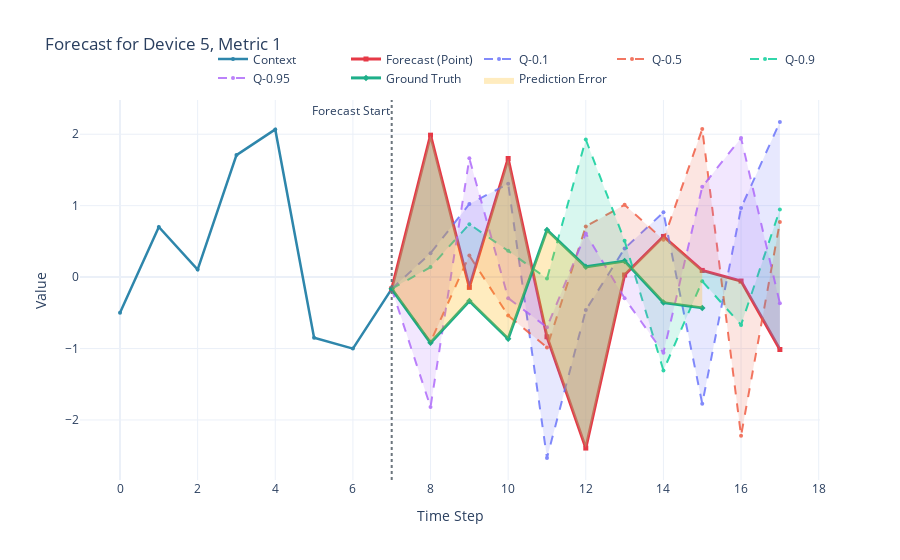

The notebook cell saved with this chart:
### Code cell
batch, devices, metrics, _ = context.shape

batch_id = random.randint(0, batch - 1)
metric_id, device_id = random.randint(0, metrics - 1), random.randint(0, devices - 1)

# Select specific batch, device, and metric for visualization
t_context = context[batch_id, device_id, metric_id, :]
t_forecast = forecasts.point_predictions[batch_id, device_id, metric_id, :]
t_quantiles = forecasts.quantile_predictions[:, batch_id, device_id, metric_id, :]
t_ground_truth = ground_truth[batch_id, device_id, metric_id, :]


fig = go.Figure()

plot_forecast(
    context=t_context,
    forecasts=t_forecast,
    quantile_forecasts=t_quantiles,
    quantiles=config.quantiles,
    ground_truth=t_ground_truth,
    fig=fig,
    title=f"Forecast for Device {device_id}, Metric {metric_id}",
)

### Figure 1 — Plotly figure (JSON) as saved in the notebook; plotly's stock layout.template omitted (floating-point values rounded to 4 significant figures)
{"data": [{"line": {"color": "#2E86AB", "width": 2.5}, "marker": {"size": 4}, "mode": "lines+markers", "name": "Context", "type": "scatter", "x": [0, 1, 2, 3, 4, 5, 6, 7], "y": [-0.4979, 0.7021, 0.1051, 1.708, 2.068, -0.8496, -1.001, -0.1649]}, {"line": {"color": "#E63946", "width": 3}, "marker": {"size": 5, "symbol": "square"}, "mode": "lines+markers", "name": "Forecast (Point)", "type": "scatter", "x": [7, 8, 9, 10, 11, 12, 13, 14, 15, 16, 17], "y": [-0.1649, 1.987, -0.1444, 1.661, -0.8357, -2.394, 0.02914, 0.5693, 0.09322, -0.05511, -1.014]}, {"line": {"color": "#636EFA", "dash": "dash", "width": 2}, "marker": {"size": 4}, "mode": "lines+markers", "name": "Q-0.1", "opacity": 0.8, "type": "scatter", "x": [7, 8, 9, 10, 11, 12, 13, 14, 15, 16, 17], "y": [-0.1649, 0.3336, 1.023, 1.306, -2.533, -0.4613, 0.4009, 0.9061, -1.773, 0.9681, 2.171]}, {"fill": "toself", "fillcolor": "#636EFA", "hoverinfo": "skip", "line": {"color": "rgba(255,255,255,0)"}, "name": "Area Q-0.1", "opacity": 0.15, "showlegend": false, "type": "scatter", "x": [7, 8, 9, 10, 11, 12, 13, 14, 15, 16, 17, 17, 16, 15, 14, 13, 12, 11, 10, 9, 8, 7], "y": [-0.1649, 1.987, -0.1444, 1.661, -0.8357, -2.394, 0.02914, 0.5693, 0.09322, -0.05511, -1.014, 2.171, 0.9681, -1.773, 0.9061, 0.4009, -0.4613, -2.533, 1.306, 1.023, 0.3336, -0.1649]}, {"line": {"color": "#EF553B", "dash": "dash", "width": 2}, "marker": {"size": 4}, "mode": "lines+markers", "name": "Q-0.5", "opacity": 0.8, "type": "scatter", "x": [7, 8, 9, 10, 11, 12, 13, 14, 15, 16, 17], "y": [-0.1649, -0.9089, 0.3023, -0.5391, -0.9849, 0.709, 1.011, 0.5222, 2.074, -2.221, 0.7716]}, {"fill": "toself", "fillcolor": "#EF553B", "hoverinfo": "skip", "line": {"color": "rgba(255,255,255,0)"}, "name": "Area Q-0.5", "opacity": 0.15, "showlegend": false, "type": "scatter", "x": [7, 8, 9, 10, 11, 12, 13, 14, 15, 16, 17, 17, 16, 15, 14, 13, 12, 11, 10, 9, 8, 7], "y": [-0.1649, 1.987, -0.1444, 1.661, -0.8357, -2.394, 0.02914, 0.5693, 0.09322, -0.05511, -1.014, 0.7716, -2.221, 2.074, 0.5222, 1.011, 0.709, -0.9849, -0.5391, 0.3023, -0.9089, -0.1649]}, {"line": {"color": "#00CC96", "dash": "dash", "width": 2}, "marker": {"size": 4}, "mode": "lines+markers", "name": "Q-0.9", "opacity": 0.8, "type": "scatter", "x": [7, 8, 9, 10, 11, 12, 13, 14, 15, 16, 17], "y": [-0.1649, 0.1401, 0.7415, 0.3678, -0.02125, 1.926, 0.5096, -1.308, -0.05764, -0.67, 0.9455]}, {"fill": "toself", "fillcolor": "#00CC96", "hoverinfo": "skip", "line": {"color": "rgba(255,255,255,0)"}, "name": "Area Q-0.9", "opacity": 0.15, "showlegend": false, "type": "scatter", "x": [7, 8, 9, 10, 11, 12, 13, 14, 15, 16, 17, 17, 16, 15, 14, 13, 12, 11, 10, 9, 8, 7], "y": [-0.1649, 1.987, -0.1444, 1.661, -0.8357, -2.394, 0.02914, 0.5693, 0.09322, -0.05511, -1.014, 0.9455, -0.67, -0.05764, -1.308, 0.5096, 1.926, -0.02125, 0.3678, 0.7415, 0.1401, -0.1649]}, {"line": {"color": "#AB63FA", "dash": "dash", "width": 2}, "marker": {"size": 4}, "mode": "lines+markers", "name": "Q-0.95", "opacity": 0.8, "type": "scatter", "x": [7, 8, 9, 10, 11, 12, 13, 14, 15, 16, 17], "y": [-0.1649, -1.819, 1.663, -0.2955, -0.7025, 0.6103, -0.2965, -1.061, 1.265, 1.948, -0.3665]}, {"fill": "toself", "fillcolor": "#AB63FA", "hoverinfo": "skip", "line": {"color": "rgba(255,255,255,0)"}, "name": "Area Q-0.95", "opacity": 0.15, "showlegend": false, "type": "scatter", "x": [7, 8, 9, 10, 11, 12, 13, 14, 15, 16, 17, 17, 16, 15, 14, 13, 12, 11, 10, 9, 8, 7], "y": [-0.1649, 1.987, -0.1444, 1.661, -0.8357, -2.394, 0.02914, 0.5693, 0.09322, -0.05511, -1.014, -0.3665, 1.948, 1.265, -1.061, -0.2965, 0.6103, -0.7025, -0.2955, 1.663, -1.819, -0.1649]}, {"line": {"color": "#06A77D", "width": 3}, "marker": {"size": 5, "symbol": "diamond"}, "mode": "lines+markers", "name": "Ground Truth", "opacity": 0.9, "type": "scatter", "x": [7, 8, 9, 10, 11, 12, 13, 14, 15], "y": [-0.1649, -0.9197, -0.3346, -0.8641, 0.6593, 0.1438, 0.2255, -0.3574, -0.431]}, {"fill": "toself", "fillcolor": "#FFB703", "hoverinfo": "skip", "line": {"color": "rgba(255,255,255,0)"}, "name": "Prediction Error", "opacity": 0.25, "showlegend": true, "type": "scatter", "x": [7, 8, 9, 10, 11, 12, 13, 14, 15, 15, 14, 13, 12, 11, 10, 9, 8, 7], "y": [-0.1649, 1.987, -0.1444, 1.661, -0.8357, -2.394, 0.02914, 0.5693, 0.09322, -0.431, -0.3574, 0.2255, 0.1438, 0.6593, -0.8641, -0.3346, -0.9197, -0.1649]}], "layout": {"annotations": [{"showarrow": false, "text": "Forecast Start", "x": 7, "xanchor": "right", "xref": "x", "y": 1, "yanchor": "top", "yref": "y domain"}], "hovermode": "x unified", "legend": {"orientation": "h", "x": 1, "xanchor": "right", "y": 1.02, "yanchor": "bottom"}, "shapes": [{"line": {"color": "#6C757D", "dash": "dot", "width": 2}, "type": "line", "x0": 7, "x1": 7, "xref": "x", "y0": 0, "y1": 1, "yref": "y domain"}], "title": {"text": "Forecast for Device 5, Metric 1"}, "xaxis": {"title": {"text": "Time Step"}}, "yaxis": {"title": {"text": "Value"}}}}
